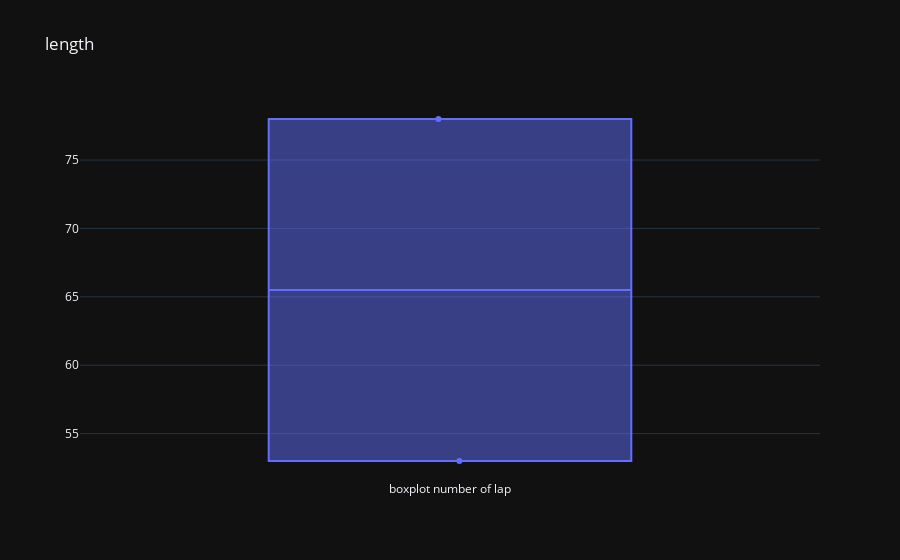

Notebook code cell kept with this figure:
### Code cell
fig = go.Figure(layout=go.Layout(title="length", template="plotly_dark"))
fig.add_traces(go.Box(y=circuit_df["lap nb"], name="boxplot number of lap", boxpoints="all", jitter=0.1, pointpos=0, boxmean=True, text=circuit_df["name"]))

### Figure 1 — Plotly figure (JSON) as saved in the notebook; plotly's stock layout.template omitted (floating-point values rounded to 4 significant figures)
{"data": [{"boxmean": true, "boxpoints": "all", "jitter": 0.1, "name": "boxplot number of lap", "pointpos": 0, "text": ["Monaco", "Suzuka"], "type": "box", "y": [78, 53]}], "layout": {"title": {"text": "length"}}}
